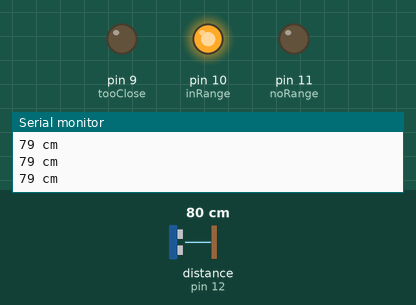
A sketch run on a simulated Arduino Uno, built with avr-gcc and run on an emulated ATmega328P. Parts: output pins drawn as LEDs (lit = HIGH), the last lines printed to the serial monitor. Wiring (inferred from the names in the program): ultrasonic range finder: trigger pin 13; echo pin 12. The test bench sets the inputs (shaded band); at power-on: distance to the obstacle (sensor on pin 12) 80 cm. The echo pulse lasts 58.3 µs per cm; pins used as bus, display or sensor lines are not drawn.

Above: at 1.2 s.
1.3 s: distance to the obstacle (sensor on pin 12) set to 95 cm
2.8 s: distance to the obstacle (sensor on pin 12) set to 102 cm
At 3.4 s:
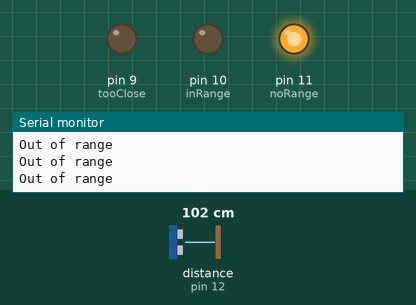
4.3 s: distance to the obstacle (sensor on pin 12) set to 2 cm
At 4.8 s:
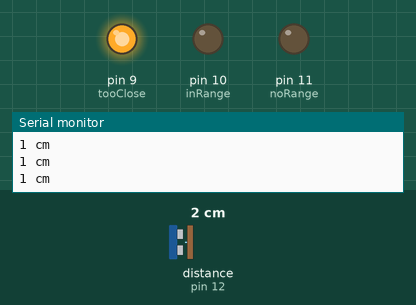
5.8 s: distance to the obstacle (sensor on pin 12) set to 13 cm
7.3 s: distance to the obstacle (sensor on pin 12) set to 16 cm
At 7.7 s:
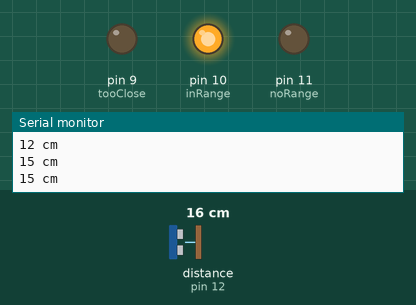
8.8 s: distance to the obstacle (sensor on pin 12) set to 4 cm
At 9.4 s:
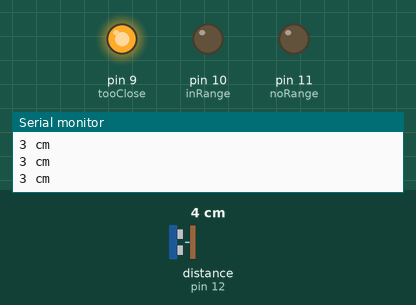
Timing chart, 0 to 11.4 s (numbered marks = the images above; inputs shaded):
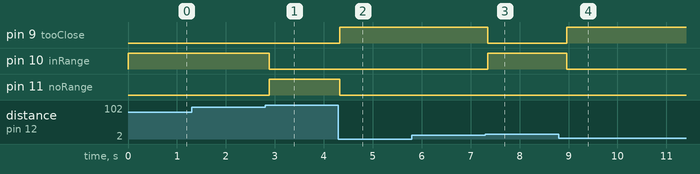

The sketch:

rfExample.ino
```cpp
// Define Pins
#define trigPin 13
#define echoPin 12
#define noRange 11
#define inRange 10
#define tooClose 9

void setup() {
  Serial.begin (9600);
  pinMode(trigPin, OUTPUT);
  pinMode(echoPin, INPUT);
  pinMode(noRange, OUTPUT);
  pinMode(inRange, OUTPUT);
  pinMode(tooClose, OUTPUT);
}

void loop() {
  long duration, distance;
  digitalWrite(trigPin, LOW);  // Added this line
  delayMicroseconds(2); // Added this line
  digitalWrite(trigPin, HIGH);
  delayMicroseconds(10); // Added this line
  digitalWrite(trigPin, LOW);
  duration = pulseIn(echoPin, HIGH);
  distance = (duration/2) / 29.1;

  // Check + Indicate distance
  if (distance < 14) {
    digitalWrite(inRange,LOW);
    digitalWrite(tooClose,HIGH);
  } else if (distance < 98) {
    digitalWrite(inRange,HIGH);
    digitalWrite(tooClose,LOW);
  } else {
    digitalWrite(inRange,LOW);
    digitalWrite(tooClose,LOW);
  }

  // Log distance
  if (distance >= 98 || distance <= 0){
    Serial.println("Out of range");
    digitalWrite(noRange,HIGH);
  }
  else {
    Serial.print(distance);
    Serial.println(" cm");
    digitalWrite(noRange,LOW);
  }
  delay(200);
}
```

Measured:
- the behaviour switches between 98 and 99 cm on distance to the obstacle (sensor on pin 12) (found by bisection; images 0 and 1)
- the behaviour switches between 14 and 15 cm on distance to the obstacle (sensor on pin 12) (found by bisection; images 2 and 3)
- after the input at 2.8 s, pin 10 (inRange): HIGH → LOW after 0.09 s; pin 11 (noRange): LOW → HIGH after 0.09 s
- after the input at 4.3 s, pin 9 (tooClose): LOW → HIGH at once; pin 11 (noRange): HIGH → LOW at once
- after the input at 7.3 s, pin 9 (tooClose): HIGH → LOW after 0.05 s; pin 10 (inRange): LOW → HIGH after 0.05 s
- after the input at 8.8 s, pin 9 (tooClose): LOW → HIGH after 0.16 s; pin 10 (inRange): HIGH → LOW after 0.16 s
